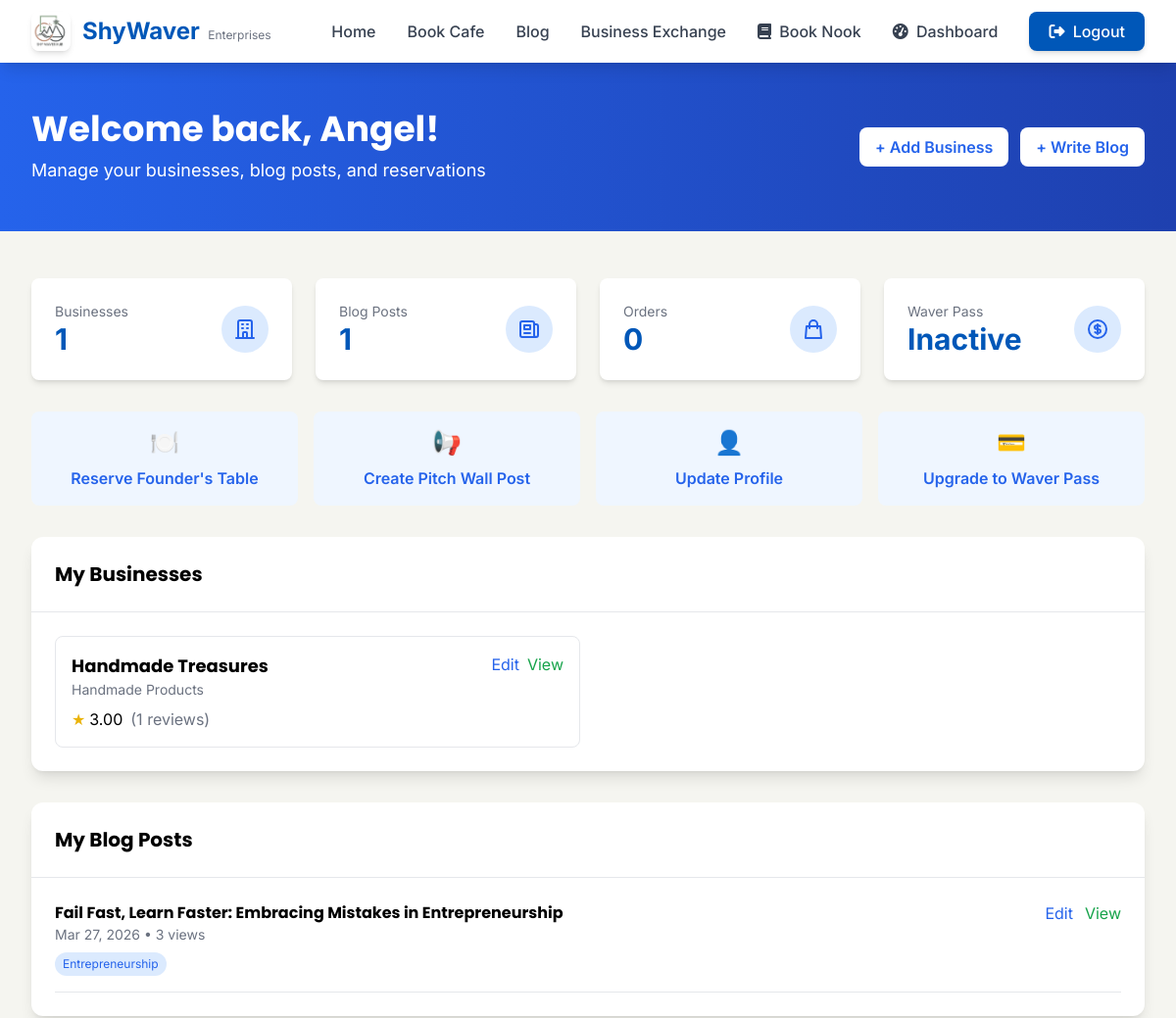
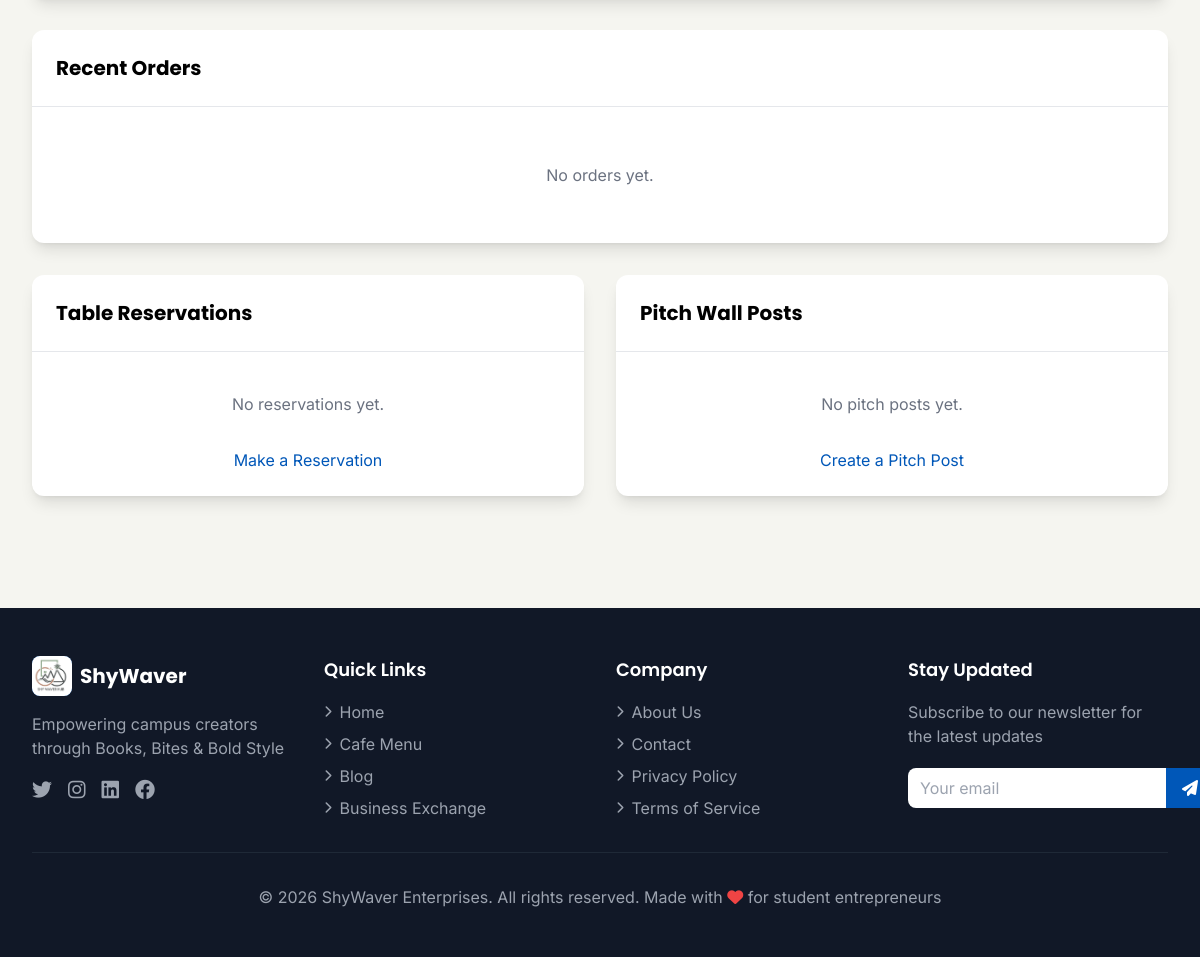
The app's page /dashboard/ (signed in) with its own data (2 pictures, top to bottom).
### core/models.py (models this page shows, shortened)
class Business(models.Model):
    owner = models.ForeignKey(User, on_delete=models.CASCADE, related_name='businesses')
    name = models.CharField(max_length=200)
    slug = models.SlugField(unique=True)
    category = models.ForeignKey(BusinessCategory, on_delete=models.SET_NULL, null=True)
    description = models.TextField()
    services = models.TextField(help_text="List your services, separated by commas")
    image = models.ImageField(upload_to='businesses/', blank=True, null=True)
    location = models.CharField(max_length=200, default="Campus Hub")
    email = models.EmailField()
    website = models.URLField(blank=True)
    rating = models.DecimalField(max_digits=3, decimal_places=2, default=0)
    review_count = models.IntegerField(default=0)
    is_active = models.BooleanField(default=True)
    created_at = models.DateTimeField(auto_now_add=True)
    updated_at = models.DateTimeField(auto_now=True)

class BusinessCategory(models.Model):
    name = models.CharField(max_length=100)
    slug = models.SlugField(unique=True)
    class Meta:
        verbose_name_plural = "Business Categories"

class BlogPost(models.Model):
    CATEGORY_CHOICES = [
        ('entrepreneurship', 'Entrepreneurship'),
        ('marketing', 'Marketing'),
        ('community', 'Community'),
        ('business', 'Business'),
    ]
    author = models.ForeignKey(User, on_delete=models.CASCADE, related_name='blog_posts')
    title = models.CharField(max_length=200)
    slug = models.SlugField(unique=True)
    excerpt = models.TextField(max_length=500)
    content = models.TextField()
    image = models.ImageField(upload_to='blog/', blank=True, null=True)
    category = models.CharField(max_length=20, choices=CATEGORY_CHOICES, default='entrepreneurship')
    read_time = models.IntegerField(help_text="Estimated read time in minutes")
    views = models.IntegerField(default=0)
    is_published = models.BooleanField(default=True)
    created_at = models.DateTimeField(auto_now_add=True)
    updated_at = models.DateTimeField(auto_now=True)

### core/views.py (the view)
# urls.py: path('dashboard/', views.dashboard, name='dashboard'),
@login_required
def dashboard(request):
    user_businesses = request.user.businesses.all()
    user_blog_posts = request.user.blog_posts.all()
    user_orders = request.user.orders.all().order_by('-created_at')[:10]
    user_reservations = FounderTableReservation.objects.filter(user=request.user).order_by('-date')
    user_pitch_posts = PitchWallPost.objects.filter(user=request.user)
    has_waver_pass = hasattr(request.user, 'waver_pass') and request.user.waver_pass.is_active
    context = {
        'businesses': user_businesses,
        'blog_posts': user_blog_posts,
        'orders': user_orders,
        'reservations': user_reservations,
        'pitch_posts': user_pitch_posts,
        'has_waver_pass': has_waver_pass,
    }
    return render(request, 'dashboard.html', context)

### core/context_processors.py (called while the page is built)
def site_context(request):
    return {
        'menu_categories': MenuItem.CATEGORY_CHOICES if hasattr(MenuItem, 'CATEGORY_CHOICES') else [],
        'business_categories': BusinessCategory.objects.all() if hasattr(BusinessCategory, 'objects') else [],
    }

### templates/dashboard.html (shortened to what this page needs)
{% extends 'base.html' %}
{% block content %}
<div class="bg-gradient-to-r from-blue-600 to-blue-800 text-white py-12">
    <div class="max-w-7xl mx-auto px-4 sm:px-6 lg:px-8">
        <div class="flex flex-col md:flex-row justify-between items-start md:items-center">
            <div>
                <h1 class="text-3xl md:text-4xl font-bold mb-2">Welcome back, {{ user.username }}!</h1>
                <p class="text-lg">Manage your businesses, blog posts, and reservations</p>
            </div>
            <div class="mt-4 md:mt-0 flex space-x-3">
                <a href="{% url 'add_business' %}" class="bg-white text-blue-600 px-4 py-2 rounded-lg font-semibold hover:bg-gray-100 transition">+ Add Business</a>
                <a href="{% url 'add_blog_post' %}" class="bg-white text-blue-600 px-4 py-2 rounded-lg font-semibold hover:bg-gray-100 transition">+ Write Blog</a>
            </div>
        </div>
    </div>
</div>
<div class="max-w-7xl mx-auto px-4 sm:px-6 lg:px-8 py-12">
    <div class="grid grid-cols-1 md:grid-cols-2 lg:grid-cols-4 gap-6 mb-8">
        <div class="bg-white rounded-lg shadow-md p-6">
            <div class="flex items-center justify-between">
                <div>
                    <p class="text-gray-500 text-sm">Businesses</p>
                    <p class="text-3xl font-bold text-primary">{{ businesses.count }}</p>
                </div>
                <div class="w-12 h-12 bg-blue-100 rounded-full flex items-center justify-center">
                    <svg class="w-6 h-6 text-blue-600" fill="none" stroke="currentColor" viewBox="0 0 24 24">
                        <path stroke-linecap="round" stroke-linejoin="round" stroke-width="2" d="M19 21V5a2 2 0 00-2-2H7a2 2 0 00-2 2v16m14 0h2m-2 0h-5m-9 0H3m2 0h5M9 7h1m-1 4h1m4-4h1m-1 4h1m-5 10v-5a1 1 0 011-1h2a1 1 0 011 1v5m-4 0h4"></path>
                    </svg>
                </div>
            </div>
        </div>
        <div class="bg-white rounded-lg shadow-md p-6">
            <div class="flex items-center justify-between">
                <div>
                    <p class="text-gray-500 text-sm">Blog Posts</p>
                    <p class="text-3xl font-bold text-primary">{{ blog_posts.count }}</p>
                </div>
                <div class="w-12 h-12 bg-blue-100 rounded-full flex items-center justify-center">
                    <svg class="w-6 h-6 text-blue-600" fill="none" stroke="currentColor" viewBox="0 0 24 24">
                        <path stroke-linecap="round" stroke-linejoin="round" stroke-width="2" d="M19 20H5a2 2 0 01-2-2V6a2 2 0 012-2h10a2 2 0 012 2v1m2 13a2 2 0 01-2-2V7m2 13a2 2 0 002-2V9a2 2 0 00-2-2h-2m-4-3H9M7 16h6M7 8h6v4H7V8z"></path>
                    </svg>
                </div>
            </div>
        </div>
        <div class="bg-white rounded-lg shadow-md p-6">
            <div class="flex items-center justify-between">
                <div>
                    <p class="text-gray-500 text-sm">Orders</p>
                    <p class="text-3xl font-bold text-primary">{{ orders.count }}</p>
                </div>
                <div class="w-12 h-12 bg-blue-100 rounded-full flex items-center justify-center">
                    <svg class="w-6 h-6 text-blue-600" fill="none" stroke="currentColor" viewBox="0 0 24 24">
                        <path stroke-linecap="round" stroke-linejoin="round" stroke-width="2" d="M16 11V7a4 4 0 00-8 0v4M5 9h14l1 12H4L5 9z"></path>
                    </svg>
                </div>
            </div>
        </div>
        <div class="bg-white rounded-lg shadow-md p-6">
            <div class="flex items-center justify-between">
                <div>
                    <p class="text-gray-500 text-sm">Waver Pass</p>
                    <p class="text-3xl font-bold text-primary">{% if has_waver_pass %}Active{% else %}Inactive{% endif %}</p>
                </div>
                <div class="w-12 h-12 bg-blue-100 rounded-full flex items-center justify-center">
                </div>
            </div>
        </div>
    </div>
    <div class="grid grid-cols-1 md:grid-cols-2 lg:grid-cols-4 gap-4 mb-8">
        <a href="{% url 'reserve_table' %}" class="bg-blue-50 hover:bg-blue-100 rounded-lg p-4 text-center transition">
            <div class="text-2xl mb-2">🍽️</div>
            <p class="font-semibold text-blue-600">Reserve Founder's Table</p>
        </a>
        <a href="{% url 'create_pitch' %}" class="bg-blue-50 hover:bg-blue-100 rounded-lg p-4 text-center transition">
            <div class="text-2xl mb-2">📢</div>
            <p class="font-semibold text-blue-600">Create Pitch Wall Post</p>
        </a>
        <a href="{% url 'profile' %}" class="bg-blue-50 hover:bg-blue-100 rounded-lg p-4 text-center transition">
            <div class="text-2xl mb-2">👤</div>
            <p class="font-semibold text-blue-600">Update Profile</p>
        </a>
        <a href="#" class="bg-blue-50 hover:bg-blue-100 rounded-lg p-4 text-center transition">
            <div class="text-2xl mb-2">💳</div>
            <p class="font-semibold text-blue-600">Upgrade to Waver Pass</p>
        </a>
    </div>
    <div class="bg-white rounded-xl shadow-lg mb-8">
        <div class="border-b border-gray-200 p-6">
            <h2 class="text-xl font-bold">My Businesses</h2>
        </div>
        <div class="p-6">
            {% if businesses %}
            <div class="grid grid-cols-1 md:grid-cols-2 gap-4">
                {% for business in businesses %}
                <div class="border border-gray-200 rounded-lg p-4 hover:shadow-md transition">
                    <div class="flex justify-between items-start">
                        <div>
                            <h3 class="font-bold text-lg">{{ business.name }}</h3>
                            <p class="text-sm text-gray-500">{{ business.category.name }}</p>
                            <div class="flex items-center mt-2">
                                <span class="text-yellow-500">★</span>
                                <span class="ml-1">{{ business.rating }}</span>
                                <span class="text-gray-500 ml-2">({{ business.review_count }} reviews)</span>
                            </div>
                        </div>
                        <div class="flex space-x-2">
                            <a href="{% url 'edit_business' business.slug %}" class="text-blue-600 hover:text-blue-800">Edit</a>
                            <a href="{% url 'business_detail' business.slug %}" class="text-green-600 hover:text-green-800">View</a>
                        </div>
                    </div>
                </div>
                {% endfor %}
            </div>
            {% else %}
            <p class="text-gray-500 text-center py-8">You haven't listed any businesses yet. <a href="{% url 'add_business' %}" class="text-primary hover:underline">Add your first business</a></p>
            {% endif %}
        </div>
    </div>
    <div class="bg-white rounded-xl shadow-lg mb-8">
        <div class="border-b border-gray-200 p-6">
            <h2 class="text-xl font-bold">My Blog Posts</h2>
        </div>
        <div class="p-6">
            {% if blog_posts %}
            <div class="space-y-4">
                {% for post in blog_posts %}
                <div class="border-b border-gray-200 pb-4">
                    <div class="flex justify-between items-start">
                        <div>
                            <h3 class="font-bold">{{ post.title }}</h3>
                            <p class="text-sm text-gray-500">{{ post.created_at|date:"M d, Y" }} • {{ post.views }} views</p>
                            <span class="inline-block bg-blue-100 text-blue-600 px-2 py-1 rounded-full text-xs mt-2">{{ post.get_category_display }}</span>
                        </div>
                        <div class="flex space-x-3">
                            <a href="{% url 'edit_blog_post' post.slug %}" class="text-blue-600 hover:text-blue-800">Edit</a>
                            <a href="{% url 'blog_detail' post.slug %}" class="text-green-600 hover:text-green-800">View</a>
                        </div>
                    </div>
                </div>
                {% endfor %}
            </div>
            {% else %}
            <p class="text-gray-500 text-center py-8">You haven't written any blog posts yet. <a href="{% url 'add_blog_post' %}" class="text-primary hover:underline">Write your first post</a></p>
            {% endif %}
        </div>
    </div>
    <div class="bg-white rounded-xl shadow-lg mb-8">
        <div class="border-b border-gray-200 p-6">
            <h2 class="text-xl font-bold">Recent Orders</h2>
        </div>
        <div class="p-6">
            {% if orders %}
            <div class="overflow-x-auto">
                <table class="w-full">
                    <thead>
                        <tr class="border-b border-gray-200">
                            <th class="text-left py-2">Order #</th>
                            <th class="text-left py-2">Total</th>
                            <th class="text-left py-2">Status</th>
                            <th class="text-left py-2">Date</th>
                        </tr>
                    </thead>
                    <tbody>
                        {% for order in orders %}
                        <tr class="border-b border-gray-100">
                            <td class="py-2">#{{ order.id }}</td>
                            <td class="py-2">${{ order.total }}</td>
                            <td class="py-2">
                                <span class="inline-block px-2 py-1 rounded-full text-xs
                                    {% if order.status == 'pending' %}bg-yellow-100 text-yellow-800
                                    {% elif order.status == 'confirmed' %}bg-blue-100 text-blue-800
                                    {% elif order.status == 'completed' %}bg-green-100 text-green-800
                                    {% else %}bg-gray-100 text-gray-800{% endif %}">
                                    {{ order.get_status_display }}
                                </span>
                            </td>
                            <td class="py-2">{{ order.created_at|date:"M d, Y" }}</td>
                        </tr>
                        {% endfor %}
                    </tbody>
                </table>
            </div>
            {% else %}
            <p class="text-gray-500 text-center py-8">No orders yet.</p>
            {% endif %}
        </div>
    </div>
    <div class="grid grid-cols-1 md:grid-cols-2 gap-8">
        <div class="bg-white rounded-xl shadow-lg">
            <div class="border-b border-gray-200 p-6">
                <h2 class="text-xl font-bold">Table Reservations</h2>
            </div>
            <div class="p-6">
                {% if reservations %}
                <div class="space-y-3">
                    {% for reservation in reservations %}
                    <div class="border-b border-gray-200 pb-3">
                        <p class="font-semibold">{{ reservation.business_name }}</p>
                        <p class="text-sm text-gray-600">{{ reservation.date }} at {{ reservation.time }}</p>
                        <p class="text-sm text-gray-500">{{ reservation.attendees }} attendees</p>
                        <span class="inline-block px-2 py-1 rounded-full text-xs {% if reservation.is_confirmed %}bg-green-100 text-green-800{% else %}bg-yellow-100 text-yellow-800{% endif %}">
                            {% if reservation.is_confirmed %}Confirmed{% else %}Pending{% endif %}
                        </span>
                    </div>
                    {% endfor %}
                </div>
                {% else %}
                <p class="text-gray-500 text-center py-4">No reservations yet.</p>
                {% endif %}
                <a href="{% url 'reserve_table' %}" class="block text-center mt-4 text-primary hover:underline">Make a Reservation</a>
            </div>
        </div>
        <div class="bg-white rounded-xl shadow-lg">
            <div class="border-b border-gray-200 p-6">
                <h2 class="text-xl font-bold">Pitch Wall Posts</h2>
            </div>
            <div class="p-6">
                {% if pitch_posts %}
                <div class="space-y-3">
                    {% for pitch in pitch_posts %}
                    <div class="border-b border-gray-200 pb-3">
                        <p class="font-semibold">{{ pitch.title }}</p>
                        <p class="text-sm text-gray-600">{{ pitch.description|truncatechars:80 }}</p>
                        <p class="text-xs text-gray-500 mt-1">{{ pitch.created_at|date:"M d, Y" }}</p>
                    </div>
                    {% endfor %}
                </div>
                {% else %}
                <p class="text-gray-500 text-center py-4">No pitch posts yet.</p>
                {% endif %}
                <a href="{% url 'create_pitch' %}" class="block text-center mt-4 text-primary hover:underline">Create a Pitch Post</a>
            </div>
        </div>
    </div>
</div>
{% endblock %}

### templates/base.html (style rules this page uses)
* { font-family: 'Inter', sans-serif; }
h1, h2, h3, h4, h5, h6 { font-family: 'Poppins', sans-serif; }
.text-primary { color: #0057B8; }
.bg-cream { background-color: #F5F5F0; }
html { scroll-behavior: smooth; }

### records on screen
Business: name "Handmade Treasures", category.name "Handmade Products", rating "3.00", review_count "1"
BlogPost: title "Fail Fast, Learn Faster: Embracing Mistakes in Entrepreneurship", created_at "Mar 27, 2026", views "3", category "Entrepreneurship"

### other values on screen
{{ user.username }} "Angel"
{{ businesses.count }} "1"
{{ blog_posts.count }} "1"
{{ orders.count }} "0"
